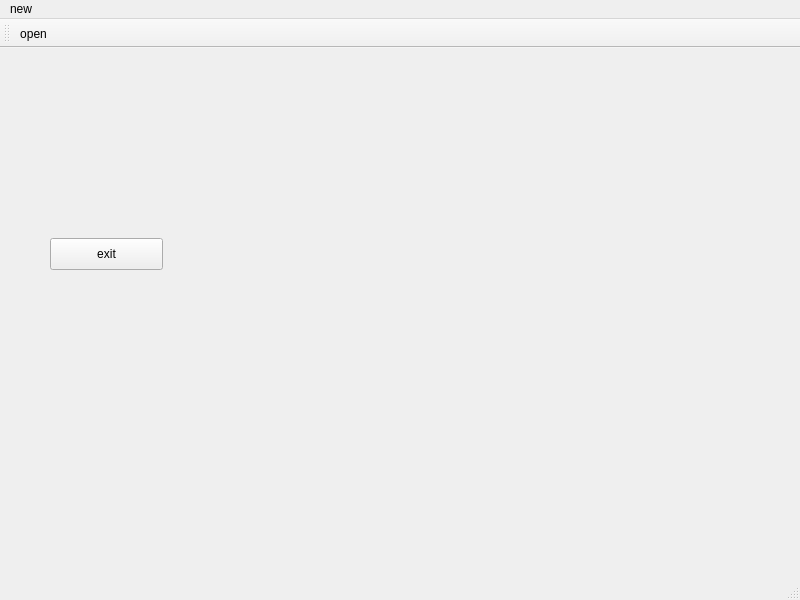
<?xml version="1.0" encoding="UTF-8"?>
<ui version="4.0">
 <class>MainWindow</class>
 <widget class="QMainWindow" name="MainWindow">
  <property name="geometry">
   <rect>
    <x>0</x>
    <y>0</y>
    <width>800</width>
    <height>600</height>
   </rect>
  </property>
  <property name="windowTitle">
   <string>MainWindow</string>
  </property>
  <widget class="QWidget" name="centralwidget">
   <widget class="QPushButton" name="pushButton">
    <property name="geometry">
     <rect>
      <x>50</x>
      <y>190</y>
      <width>113</width>
      <height>32</height>
     </rect>
    </property>
    <property name="text">
     <string>exit</string>
    </property>
   </widget>
  </widget>
  <widget class="QMenuBar" name="menubar">
   <property name="geometry">
    <rect>
     <x>0</x>
     <y>0</y>
     <width>800</width>
     <height>22</height>
    </rect>
   </property>
   <widget class="QMenu" name="menunew">
    <property name="title">
     <string>new</string>
    </property>
    <addaction name="actionopen"/>
   </widget>
   <addaction name="menunew"/>
  </widget>
  <widget class="QStatusBar" name="statusbar"/>
  <widget class="QToolBar" name="toolBar">
   <property name="windowTitle">
    <string>toolBar</string>
   </property>
   <attribute name="toolBarArea">
    <enum>TopToolBarArea</enum>
   </attribute>
   <attribute name="toolBarBreak">
    <bool>false</bool>
   </attribute>
   <addaction name="actionopen"/>
  </widget>
  <action name="actionopen">
   <property name="text">
    <string>open</string>
   </property>
  </action>
 </widget>
 <resources/>
 <connections>
  <connection>
   <sender>pushButton</sender>
   <signal>clicked()</signal>
   <receiver>pushButton</receiver>
   <slot>close()</slot>
   <hints>
    <hint type="sourcelabel">
     <x>94</x>
     <y>253</y>
    </hint>
    <hint type="destinationlabel">
     <x>94</x>
     <y>253</y>
    </hint>
   </hints>
  </connection>
 </connections>
</ui>
